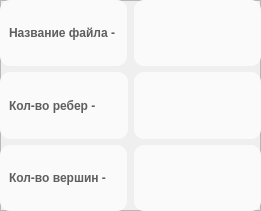
   <widget class="QFrame" name="frame_4">
    <property name="geometry">
     <rect>
      <x>260</x>
      <y>640</y>
      <width>261</width>
      <height>211</height>
     </rect>
    </property>
    <property name="styleSheet">
     <string notr="true">QLabel {
    background-color: rgb(250, 250, 250);
    border-radius: 10px;
    border: 0.5px solid #8f8f91;
    font: bold 14px;
    padding: 6px;
    color: rgb(114, 106, 129);
}
</string>
    </property>
    <property name="frameShape">
     <enum>QFrame::Shape::StyledPanel</enum>
    </property>
    <property name="frameShadow">
     <enum>QFrame::Shadow::Raised</enum>
    </property>
    <widget class="QWidget" name="gridLayoutWidget_2">
     <property name="geometry">
      <rect>
       <x>0</x>
       <y>0</y>
       <width>261</width>
       <height>211</height>
      </rect>
     </property>
     <layout class="QGridLayout" name="gridLayout_3">
      <item row="0" column="1">
       <widget class="QLabel" name="label_file">
        <property name="styleSheet">
         <string notr="true">QLabel {
    color: rgb(95, 94, 95); 
    font-size: bold 14px; /* Размер шрифта */
    text-align: center; /* Выравнивание текста по центру */
    border:none;
}
</string>
        </property>
        <property name="text">
         <string/>
        </property>
       </widget>
      </item>
      <item row="0" column="0" alignment="Qt::AlignmentFlag::AlignLeft">
       <widget class="QLabel" name="label_25">
        <property name="minimumSize">
         <size>
          <width>127</width>
          <height>0</height>
         </size>
        </property>
        <property name="styleSheet">
         <string notr="true">QLabel {
    color: rgb(95, 94, 95); 
    font-size: 12px; /* Размер шрифта */
    text-align: center; /* Выравнивание текста по центру */
    border:none;
}
</string>
        </property>
        <property name="text">
         <string>Название файла -</string>
        </property>
       </widget>
      </item>
      <item row="1" column="1">
       <widget class="QLabel" name="label_ribs">
        <property name="styleSheet">
         <string notr="true">QLabel {
    color: rgb(95, 94, 95); 
    font-size: bold 14px; /* Размер шрифта */
    text-align: center; /* Выравнивание текста по центру */
    border:none;
}
</string>
        </property>
        <property name="text">
         <string/>
        </property>
       </widget>
      </item>
      <item row="2" column="0" alignment="Qt::AlignmentFlag::AlignLeft">
       <widget class="QLabel" name="label_26">
        <property name="minimumSize">
         <size>
          <width>127</width>
          <height>0</height>
         </size>
        </property>
        <property name="styleSheet">
         <string notr="true">QLabel {
    color: rgb(95, 94, 95); 
    font-size: 12px; /* Размер шрифта */
    text-align: center; /* Выравнивание текста по центру */
    border:none;
}
</string>
        </property>
        <property name="text">
         <string>Кол-во вершин -</string>
        </property>
       </widget>
      </item>
      <item row="2" column="1">
       <widget class="QLabel" name="label_top">
        <property name="styleSheet">
         <string notr="true">QLabel {
    color: rgb(95, 94, 95); 
    font-size: bold 14px; /* Размер шрифта */
    text-align: center; /* Выравнивание текста по центру */
    border:none;
}
</string>
        </property>
        <property name="text">
         <string/>
        </property>
       </widget>
      </item>
      <item row="1" column="0">
       <widget class="QLabel" name="label_6">
        <property name="enabled">
         <bool>true</bool>
        </property>
        <property name="styleSheet">
         <string notr="true">QLabel {
    color: rgb(95, 94, 95); 
    font-size: 12px; /* Размер шрифта */
    text-align: center; /* Выравнивание текста по центру */
    border:none;
}
</string>
        </property>
        <property name="text">
         <string>Кол-во ребер -</string>
        </property>
       </widget>
      </item>
     </layout>
    </widget>
   </widget>
